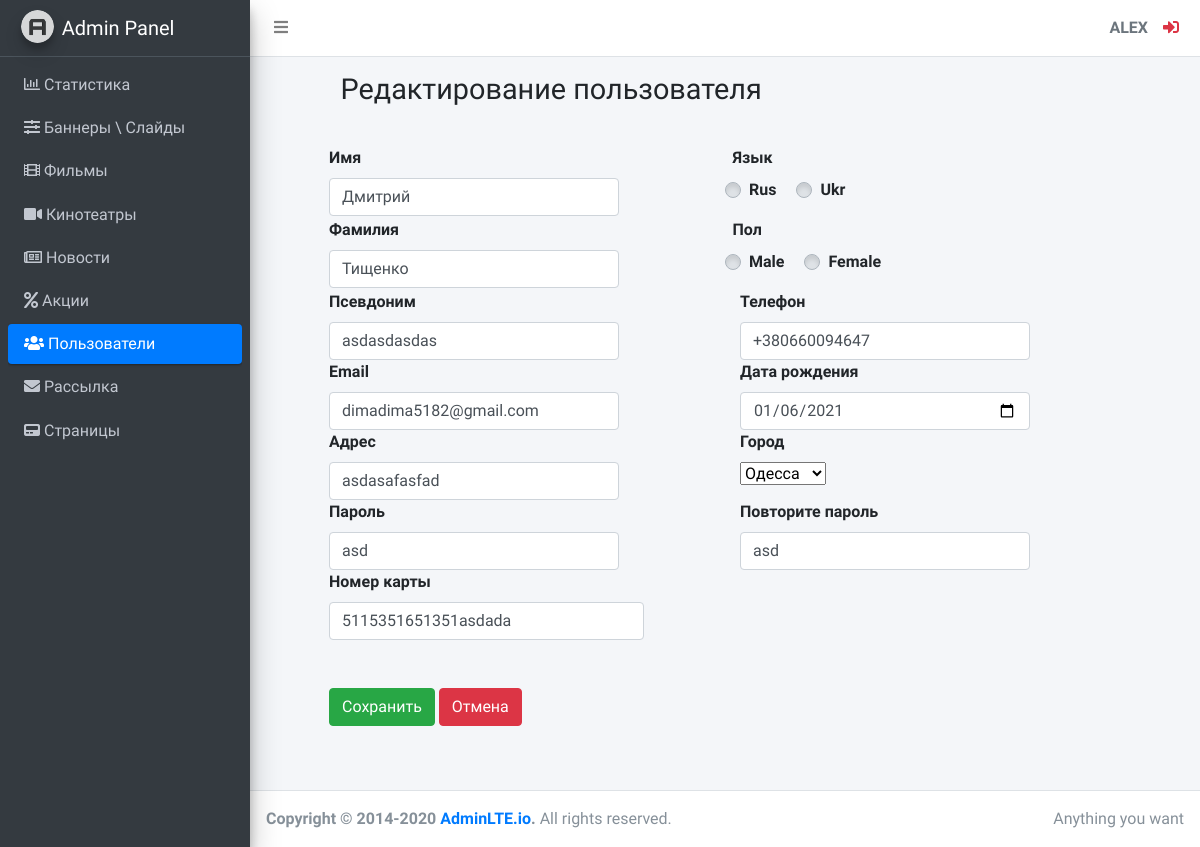
Page /adminLte/user/form/2 (signed in) on the committed database.
### KinoSite/apps/adminLte/models.py (models this page shows, shortened)
class User(models.Model):
    R = 1
    U = 2
    LANGUAGE = (
        ('R', 'Rus'),
        ('U', 'Ukr'),
    )
    M = 1
    F = 2
    GENDER = (
        ('M', 'Male'),
        ('F', 'Female'),
    )
    CITY = (
        ('OD', 'Одесса'),
        ('KY', 'Киев'),
        ('KHAR', 'Харьков'),
    )
    name = models.CharField(verbose_name='Имя', max_length=255)
    surname = models.CharField(verbose_name='Фамиоия', max_length=255)
    username = models.CharField(verbose_name='Юзернейм', max_length=255)
    email = models.EmailField(verbose_name='Емаил')
    phone = models.CharField(verbose_name='Номер телефона', max_length=60)
    address = models.TextField(verbose_name='Адрес', max_length=255)
    password = models.CharField(verbose_name='Пароль', max_length=255)
    password2 = models.CharField(verbose_name='Пароль 2', max_length=255)
    card_number = models.CharField(verbose_name='Номер карты', max_length=255)
    language = models.CharField(verbose_name='Язык', max_length=1, choices=LANGUAGE, default=R)
    gender = models.CharField(verbose_name='Пол', max_length=1, choices=GENDER, default=M)
    city = models.CharField(verbose_name='Город', choices=CITY, max_length=4)
    date_of_birth = models.DateField(verbose_name='Дата рождения', null=True)
    register_date = models.DateField(verbose_name='дата регистрации', auto_now_add=True, null=True)

### KinoSite/apps/adminLte/views.py (the view)
# urls.py: path('user/form', views.user_form, name='admin_user_form'),
@login_required(login_url=ADMIN_LOGIN_REDIRECT_URL)
def user_form(request, pk=None):
    user = get_object_or_404(models.User, pk=pk) if pk else None
    form = UserForm(request.POST or None, instance=user or None)
    if request.method == 'POST' and form.is_valid():
        form.save()
        return redirect('admin_users_list')
    return render(request, 'adminLte/users/user_form.html', {'form': form})

### KinoSite/templates/adminLte/users/user_form.html (shortened to what this page needs)
{% extends 'adminLte/base.html' %}
{% block users %}
    <li class="nav-item">
        <a href="{% url 'admin_users_list' %}" class="nav-link active">
              <i class="fas fa-users"></i>
              <p>
                  Пользователи
              </p>
        </a>
    </li>
{% endblock %}
{% block content_title %}
    <h1 class="m-0">Редактирование пользователя</h1>
{% endblock %}
{% block main_content %}
    <div class="features flex-fill">
        <div class="row m-3">
            <div class="container">
                <form method="POST" enctype="multipart/form-data">
                    <div class="row">
                        <div class="col" style="margin-right: 30px">
                            <div class="col-md-10">
                                <label for="InputName">Имя</label>
                                {{ form.name }}
                            </div>
                        </div>
                        <div class="col" style="margin-right: 30px">
                            <label for="InputLanguage">Язык</label>
                            <div class="row" id="InputLanguage">
                                 <div class="form-group">
                                    {% for pk, choice in form.language.field.widget.choices %}
                                    <div class="custom-control custom-radio custom-control-inline">
                                        <label for="id_{{form.language.name}}_{{ forloop.counter0 }}" class="custom-control-label">{{ choice }}</label>
                                    </div>
                                    {% endfor %}
                                </div>
                            </div>
                        </div>
                    </div>
                    <div class="row">
                        <div class="col" style="margin-right: 30px">
                            <div class="col-md-10">
                                <label for="InputSurname">Фамилия</label>
                                {{ form.surname }}
                            </div>
                        </div>
                        <div class="col" style="margin-right: 30px">
                            <label for="InputGender">Пол</label>
                            <div class="row" id="InputGender">
                                <div class="form-group">
                                    {% for pk, choice in form.gender.field.widget.choices %}
                                    <div class="custom-control custom-radio custom-control-inline">
                                        <label for="id_{{form.gender.name}}_{{ forloop.counter0 }}" class="custom-control-label">{{ choice }}</label>
                                    </div>
                                    {% endfor %}
                                </div>
                            </div>
                        </div>
                    </div>
                    <div class="row">
                         <div class="col" style="margin-right: 30px">
                             <div class="col-md-10">
                                 <label for="InputUsername">Псевдоним</label>
                                 {{form.username}}
                             </div>
                         </div>
                         <div class="col" style="margin-right: 30px">
                             <div class="col-md-10">
                                 <label for="InputPhone">Телефон</label>
                                 {{ form.phone }}
                             </div>
                         </div>
                    </div>
                    <div class="row">
                         <div class="col" style="margin-right: 30px">
                            <div class="col-md-10">
                                <label for="InputEmail">Email</label>
                                {{form.email}}
                            </div>
                        </div>
                        <div class="col" style="margin-right: 30px">
                            <div class="col-md-10">
                                <label for="InputDate">Дата рождения</label>
                                {{form.date_of_birth}}
                            </div>
                        </div>
                    </div>
                    <div class="row">
                         <div class="col" style="margin-right: 30px">
                             <div class="col-md-10">
                                 <label for="InputAddress">Адрес</label>
                                 {{form.address}}
                             </div>
                         </div>
                         <div class="col" style="margin-right: 30px">
                             <div class="col-md-10">
                                 <label for="InputCity">Город</label><br/>
                                 {{form.city}}
                             </div>
                         </div>
                    </div>
                    <div class="row">
                         <div class="col" style="margin-right: 30px">
                             <div class="col-md-10">
                                 <label for="InputPassword">Пароль</label>
                                 {{form.password}}
                             </div>
                         </div>
                         <div class="col" style="margin-right: 30px">
                             <div class="col-md-10">
                                 <label for="InputPassword2">Повторите пароль</label>
                                 {{form.password2}}
                             </div>
                         </div>
                    </div>
                    <div class="row">
                         <div class="col-6">
                             <div class="col-md-10">
                                 <label for="InputCardNumber">Номер карты</label>
                                 {{form.card_number}}
                             </div>
                         </div>
                    </div>
                    <div class="container my-5">
                        <button class="btn btn-success" type="submit">Сохранить</button>
                        <a class="btn btn-danger" href="{% url 'admin_users_list' %}" role="button">Отмена</a>
                    </div>
                </form>
            </div>
        </div>
    </div>
{% endblock %}

### KinoSite/templates/adminLte/base.html (shortened to what this page needs)
{% load static %}
<!DOCTYPE html>
<html lang="en">
<head>
  <link rel="stylesheet" href="{% static 'plugins/fontawesome-free/css/all.min.css' %}">
  <link rel="stylesheet" href="{% static 'dist/css/adminlte.min.css' %}">
</head>
<body class="hold-transition sidebar-mini">
<div class="wrapper">
{% block body %}
  <nav class="main-header navbar navbar-expand navbar-white navbar-light">
    <ul class="navbar-nav">
      <li class="nav-item">
        <a class="nav-link" data-widget="pushmenu" href="#" role="button"><i class="fas fa-bars" style="margin-right: 10px"></i></a>
      </li>
    </ul>
    <ul class="navbar-nav ml-auto">
      <div class="user-panel d-flex">
          <div class="info">
              <a class="d-block text-uppercase text-secondary"><strong>{{ user.username }}</strong></a>
          </div>
          <div class="info">
              <a href="{% url 'admin_logout' %}" class="fas fa fa-sign-in-alt mr-2 text-danger"></a>
          </div>
      </div>
    </ul>
  </nav>
  <aside class="main-sidebar sidebar-dark-primary elevation-4">
    <a href="{% url 'admin_index'%}" class="brand-link">
      <img src="{% static 'dist/img/AdminLTELogo.png' %}" alt="AdminLTE Logo" class="brand-image img-circle elevation-3" style="opacity: .8">
      <span class="brand-text font-weight-light">Admin Panel</span>
    </a>
    <div class="sidebar">
        <nav class="mt-2">
            <ul class="nav nav-pills nav-sidebar flex-column" data-widget="treeview" role="menu" data-accordion="false">
                {% block statistic %}
                <li class="nav-item">
                    <a href="{% url 'admin_index' %}" class="nav-link">
                        <i class="far fa-chart-bar"></i>
                        <p>
                            Статистика
                        </p>
                    </a>
                </li>
                {% endblock %}
                {% block banner %}
                <li class="nav-item">
                    <a href="{% url 'admin_banner' %}" class="nav-link">
                        <i class="fas fa-sliders-h"></i>
                        <p>
                            Баннеры \ Слайды
                        </p>
                    </a>
                </li>
                {% endblock %}
                {% block film %}
                <li class="nav-item">
                    <a href="{% url 'admin_film_list' %}" class="nav-link">
                        <i class="fas fa-film"></i>
                        <p>
                            Фильмы
                        </p>
                    </a>
                </li>
                {% endblock %}
                {% block cinema %}
                <li class="nav-item">
                    <a href="{% url 'admin_cinema_list' %}" class="nav-link">
                        <i class="fas fa-video"></i>
                        <p>
                            Кинотеатры
                        </p>
                    </a>
                </li>
                {% endblock %}
                {% block news %}
                <li class="nav-item">
                    <a href="{% url 'admin_news_list' %}" class="nav-link">
                        <i class="far fa-newspaper"></i>
                        <p>
                            Новости
                        </p>
                    </a>
                </li>
                {% endblock %}
                {% block promotion %}
                <li class="nav-item">
                    <a href="{% url 'admin_promotion_list' %}" class="nav-link">
                        <i class="fas fa-percent"></i>
                        <p>
                            Акции
                        </p>
                    </a>
                </li>
                {% endblock %}
                {% block users %}{% endblock %}
                {% block mailing %}
                <li class="nav-item">
                    <a href="{% url 'admin_mailing' %}" class="nav-link">
                        <i class="fas fa-envelope"></i>
                        <p>
                            Рассылка
                        </p>
                    </a>
                </li>
                {% endblock %}
                {% block page %}
                <li class="nav-item menu-close">
                    <a href="#" class="nav-link">
                        <i class="fas fa-pager"></i>
                        <p>
                            Страницы
                        </p>
                    </a>
                </li>
                {% endblock %}
            </ul>
        </nav>
    </div>
  </aside>
    <div class="content-wrapper" >
        <div class="content-header">
            <div class="container-fluid">
                <div class="row mb-2">
                    <div class="col-sm-6" style="margin-left: 75px; margin-right: 75px">
                        {% block content_title %}{% endblock %}
                    </div>
                </div>
            </div>
        </div>
        <div class="row" style="margin-left: 48px; margin-right: 48px">
            {% block main_content %}{% endblock %}
        </div>
    </div>
    <footer class="main-footer">
        <div class="float-right d-none d-sm-inline">
            Anything you want
        </div>
        <strong>Copyright &copy; 2014-2020 <a href="https://adminlte.io">AdminLTE.io</a>.</strong> All rights reserved.
    </footer>
</div>
{% endblock %}
</body>
</html>

### rows in the picture
User: name "Дмитрий", surname "Тищенко", username "asdasdasdas", phone "+380660094647", email "dimadima5182@gmail.com", date_of_birth "01/06/2021", address "asdasafasfad", city "Одесса", password "asd", password2 "asd", card_number "5115351651351asdada"

### other values in the picture
{{ user.username }} "ALEX"
{{ choice }} "Rus" "Ukr"
{{ choice }} "Male" "Female"
